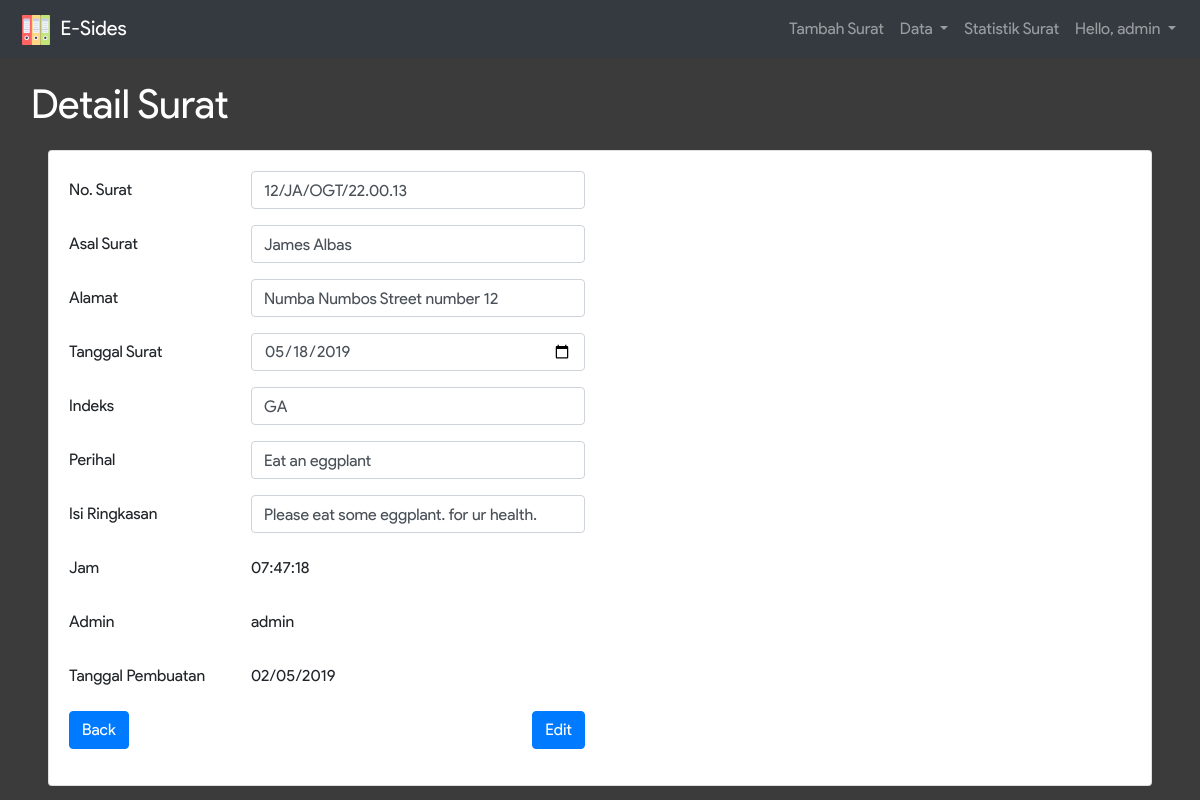
The page /detail.php?id=3 (signed in) on the database its author committed.
### tables this page shows
CREATE TABLE IF NOT EXISTS `arsip_surat` (
  `jenis` varchar(25) NOT NULL,
  `no_surat` int(11) NOT NULL,
  `r_no_su` varchar(30) NOT NULL,
  `nik` varchar(16) DEFAULT NULL,
  `dari_kpd` varchar(50) NOT NULL,
  `indeks` varchar(30) DEFAULT NULL,
  `tanggal_surat` date DEFAULT NULL,
  `tanggal_input` datetime NOT NULL,
  `alamat` text,
  `perihal` varchar(30) NOT NULL,
  `isi_ringkas` text,
  `laci` varchar(20) NOT NULL,
  `guide` varchar(30) NOT NULL,
  `nama_pe` varchar(50) NOT NULL,
  `file` varchar(255) DEFAULT NULL,
  `admin` varchar(20) NOT NULL
);

### detail.php (the view, shortened to what this page needs)
<?php
  include_once 'connection.php';
  $id = $_GET['id'];
  $sql =  "SELECT * FROM arsip_surat WHERE no_surat = " . $id;
  $result = $conn->query($sql);
	$data = $result->fetch_assoc();
?>
<!DOCTYPE html>
<html>
<head>
  <link rel="stylesheet" href="node_modules/bootstrap/dist/css/bootstrap.min.css">
  <link rel="stylesheet" href="assets/css/infinite.css">
</head>
<body style="background-color: #3B3B3B;">
  <nav class="navbar navbar-expand-lg navbar-dark bg-dark">
      <a class="navbar-brand" href="#">
        <img src="assets/img/office-material.svg" width="40" height="30" alt="">
        E-Sides
      </a>
      <div class="collapse navbar-collapse" id="navbarSupportedContent">
        <ul class="navbar-nav ml-auto">
          <li class="nav-item">
            <a class="nav-link" href="pilih_surat.php">Tambah Surat</a>
          </li>
          <li class="nav-item dropdown">
            <a class="nav-link dropdown-toggle" href="#" id="navbarDropdown" role="button" data-toggle="dropdown" aria-haspopup="true" aria-expanded="false">
              Data
            </a>
          </li>
          <li class="nav-item">
            <a class="nav-link" href="data_chart.php">Statistik Surat</a>
          </li>
          <li class="nav-item dropdown">
            <a class="nav-link dropdown-toggle" href="#" id="navbarDropdown" role="button" data-toggle="dropdown" aria-haspopup="true" aria-expanded="false">
              Hello, <?=$_SESSION['user']?>
            </a>
          </li>
        </ul>
      </div>
    </nav>
    <div class="container-fluid">
     <div class="row">
      <div class="col-sm-12">
        <div class="judul m-3">Detail Surat</div>
      </div>
      <div class="col-sm-12 px-5">
        <div class="card">
          <div class="card-body">
						  <?php
						  	if ($data['jenis'] == "Surat Masuk") {
						  	?>
								<form method="POST" action="e_sum.php">
								  <div class="form-group row">
								    <label for="no" class="col-sm-2 col-form-label">No. Surat</label>
								    <div class="col-sm-4">
								      <input type="text"  class="form-control" id="no" name="nosu" value="<?=$data['r_no_su']?>">
								    </div>
								  </div>
									<div class="form-group row">
								    <label for="nama" class="col-sm-2 col-form-label">Asal Surat</label>
								    <div class="col-sm-4">
								      <input type="text"  class="form-control" id="nama" name="asal" value="<?=$data['dari_kpd']?>">
								    </div>
								  </div>
								  <div class="form-group row">
								    <label for="alamat" class="col-sm-2 col-form-label">Alamat</label>
								    <div class="col-sm-4">
								      <input type="text"  class="form-control" id="alamat" name="alamat" value="<?=$data['alamat']?>">
								    </div>
								  </div>
								  <div class="form-group row">
								    <label for="tgl" class="col-sm-2 col-form-label">Tanggal Surat</label>
								    <div class="col-sm-4">
								      <input type="date"  class="form-control" id="tgl" name="t_sur" value="<?=$data['tanggal_surat']?>">
								    </div>
								  </div>
								  <div class="form-group row">
								    <label for="index" class="col-sm-2 col-form-label">Indeks</label>
								    <div class="col-sm-4">
								      <input type="text"  class="form-control" id="index" name="indeks" value="<?=$data['indeks']?>">
								    </div>
								  </div>
								  <div class="form-group row">
								    <label for="perihal" class="col-sm-2 col-form-label">Perihal</label>
								    <div class="col-sm-4">
								      <input type="text"  class="form-control" id="perihal" name="perihal" value="<?=$data['perihal']?>">
								    </div>
								  </div>
								  <div class="form-group row">
								    <label for="Isri" class="col-sm-2 col-form-label">Isi Ringkasan</label>
								    <div class="col-sm-4">
								      <input type="text"  class="form-control" id="Isri" name="isri" value="<?=$data['isi_ringkas']?>">
								    </div>
								  </div>
								  <div class="form-group row">
								    <label for="Jam" class="col-sm-2 col-form-label">Jam</label>
								    <div class="col-sm-4">
								      <input type="text" readonly class="form-control-plaintext" id="Jam" name="jam" value="<?=date('h:i:s', strtotime($data['tanggal_input']))?>">
								    </div>
								  </div>
								  <div class="form-group row">
								    <label for="Admin" class="col-sm-2 col-form-label">Admin</label>
								    <div class="col-sm-4">
								      <input type="text" readonly class="form-control-plaintext" id="Admin" name="admin" value="<?=$data['admin']?>">
								    </div>
								  </div>
								  <div class="form-group row">
								    <label for="Tgl" class="col-sm-2 col-form-label">Tanggal Pembuatan</label>
								    <div class="col-sm-4">
								      <input type="text" readonly class="form-control-plaintext" id="Tgl" name="tgl_pem" value="<?=date('d/m/Y', strtotime($data['tanggal_input']))?>">
								    </div>
								  </div>
								  <div class="form-group row">
								    <div class="col-sm-6">
								    	<a href="p_data_surat.php" class="btn btn-primary">Back</a>
										<input type="submit" value="Edit" class="btn btn-primary float-right">
								    </div>
								  </div>
						  	<?php
						  	}
						  ?>
						</form>
          </div>
       </div>
			</div>
		</div>
	</div>
</body>
</html>

### assets/css/infinite.css (style rules this page uses)
body { width: 100%; height: 100%; font-family: 'Product Sans'; }
.judul { font-size: 40px; color: #FFF; }

### rows shown on the page
arsip_surat: nosu "12/JA/OGT/22.00.13", asal "James Albas", alamat "Numba Numbos Street number 12", t_sur "05/18/2019", indeks "GA", perihal "Eat an eggplant", isri "Please eat some eggplant. for ur health.", jam "07:47:18", admin "admin", tgl_pem "02/05/2019"

### other values the page prints
$_SESSION['user'] "admin"
